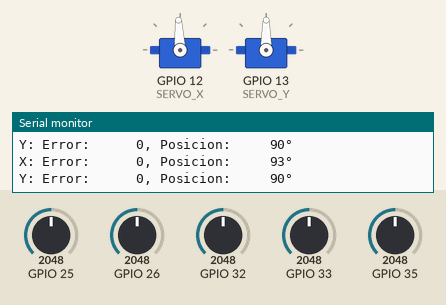
This sketch was run on a simulated ESP32. Shown: 2 × servo, the last lines printed to the serial monitor. The inputs (shaded band) are chosen by the test bench; at power-on: GPIO 33 = 2048, GPIO 35 = 2048, GPIO 32 = 2048, GPIO 26 = 2048, GPIO 25 = 2048.

Above: at 1.2 s.
1.3 s: GPIO 33 set to 2160
At 2.7 s:
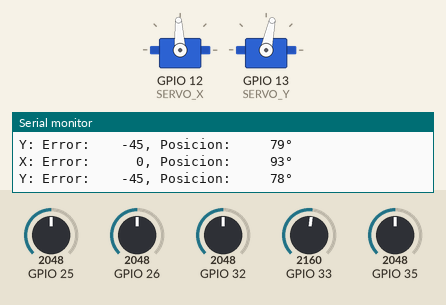
4.3 s: GPIO 35 set to 2151
At 4.97 s:
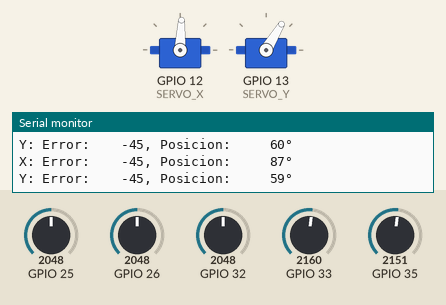
7.3 s: GPIO 32 set to 2139
At 7.36 s:
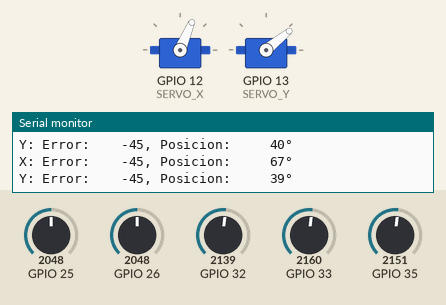
10.3 s: GPIO 35 set to 1228
At 11.42 s:
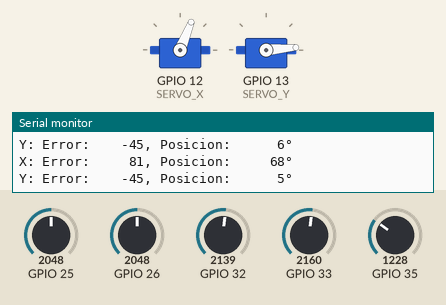
13.3 s: GPIO 26 set to 2866
16.3 s: GPIO 25 set to 2866
At 16.44 s:
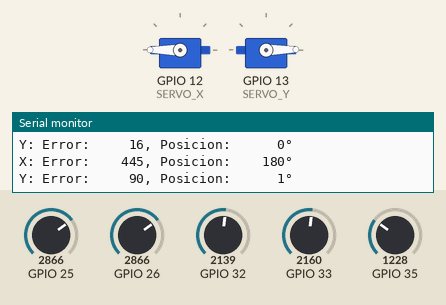
Timing chart, 0 to 22.6 s (numbered marks = the images above; inputs shaded):
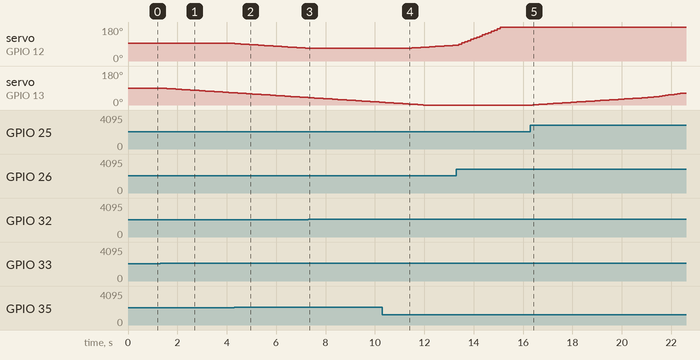

The sketch:

Seguidor_Solar.ino
```cpp
#include <ESP32Servo.h>

#define LDR_X_UP        35   // Pin LDR eje x positivo
#define LDR_X_DOWN      32   // Pin LDR eje x negativo
#define LDR_Y_UP        33   // Pin LDR eje y positivo
#define LDR_Y_DOWN      25   // Pin LDR eje y negativo
#define LDR_CENTER      26   // Pin LDR central

#define SERVO_X         12  // Pin Servo horizontal
#define SERVO_Y         13  // Pin Servo vertical

#define SETPOINT_X      93  // Grados del punto de inicio del servo horizontal
#define SETPOINT_Y      90  // Grados del punto de inicio del servo vertical

#define KP              0.001 // Constante proporcional
#define KI              0.001 // Constante integral
#define KD              0.001 // Constante derivativa

#define CANTIDAD_SERVOS 2   // Cantidad de servos que se controlarán
enum servo {X, Y};          // Nombre de las posiciones de cada servo

// variables internas del controlador
unsigned long previousTime;
double lastError, acumError;

//estructura para funciones de los servos
struct data_servo {
  unsigned long previousTime;
  double lastError;
  double acumError;
  int position;
};

typedef struct data_servo DATA_SERVO;

DATA_SERVO servos[CANTIDAD_SERVOS];

Servo servo_x;
Servo servo_y;

double calcularPID(double error, DATA_SERVO servo);
int leer(int pin);
int calcular_angulo_error(int up, int center, int down);

void setup() {
  Serial.begin(9600);

  // Inicializar servos
  servo_x.attach(SERVO_X);
  servo_y.attach(SERVO_Y);
  servo_x.write(SETPOINT_X);
  servo_y.write(SETPOINT_Y);

  // Inicializar memoria servos
  for (int i = 0; i < CANTIDAD_SERVOS; i++) {
    servos[i].previousTime = millis();
    servos[i].lastError = 0;
    servos[i].acumError = 0;
  }
  servos[X].position = SETPOINT_X;
  servos[Y].position = SETPOINT_Y;
}

void loop() {
  //Lecturas de los sensores LDR, linea 114.
  int x_up        = leer(LDR_X_UP);
  int x_down      = leer(LDR_X_DOWN);
  int y_up        = leer(LDR_Y_UP);
  int y_down      = leer(LDR_Y_DOWN);
  int center      = leer(LDR_CENTER);

  //Serial.printf("X up: %6d, center: %6d, X down: %6d\n", x_up, center, x_down);

  //calcula el error de angulo con los LDRs, linea 125.
  int angulo_error_x = calcular_angulo_error(x_up, center, x_down);
  int angulo_error_y = calcular_angulo_error(y_up, center, y_down);

  servos[X].position = servos[X].position + calcularPID(angulo_error_x, servos[X]);
  servos[Y].position = servos[Y].position + calcularPID(angulo_error_y, servos[Y]);

  //bloqueo de servos encuanto a angulos
  for (int i = 0; i < CANTIDAD_SERVOS; i++) {
    servos[i].position = servos[i].position > 180 ? 180 : servos[i].position;
    servos[i].position = servos[i].position < 0   ? 0   : servos[i].position;
  }

  Serial.printf("X: Error: %6d, Posicion: %6d°\n", angulo_error_x, servos[X].position); //calcula el error del eje X y la posisión del LDR acomparación del sol
  Serial.printf("Y: Error: %6d, Posicion: %6d°\n", angulo_error_y, servos[Y].position); //calcula el error del eje Y y la posisión del LDR acomparación del sol

  servo_x.write(servos[X].position);
  servo_y.write(servos[Y].position);

  // Tiempo de muestreo del controlador PID,
  // debe dar suficiente tiempo de actuar a los servomotores pero no tanto que el movimiento se vea pausado.
  delay(100);
}

double calcularPID(double error, DATA_SERVO servo) {
        unsigned long currentTime = millis();                                      // obtener el tiempo actual
        double elapsedTime = (double)(currentTime - servo.previousTime) / 1000;    // calcular el tiempo transcurrido

        servo.acumError += error * elapsedTime;                                    // calcular la integral del error
        double rateError = (error - servo.lastError) / elapsedTime;                // calcular la derivada del error

        double output = KP*error + KI*servo.acumError + KD*rateError;              // calcular la salida del PID

        servo.lastError = error;                                                   // almacenar error anterior
        servo.previousTime = currentTime;                                          // almacenar el tiempo anterior

        return output;
}

// Esta función actua como un filtro pasabajos para sacar el ruido de la señal.
int leer(int pin) {
  unsigned int reads = 0;

  for (int i = 0; i < 16; i++) {
    reads += analogRead(pin);
  }

  return 4096 - (reads >> 4);
}

// La idea de ésta función es medio que triangular la posición del sol en un eje, devolviendo el angulo de error, positivo up, degativo down.
int calcular_angulo_error(int up, int center, int down) {
  int tolerancia = 50;
  int angulo_max = 90 ;

  //calcula si tiene mas valor el up o down.
  if (abs(up - down) < tolerancia) {
    return 0;
  }
  int signo = (up > down) ? 1 : -1;

  // si o si, uno de los LDR extremos debe tener sombra, determinar cual es para usar como punto de referencia.
  int punto_sombra = (up < down) ? up : down;
  int punto_comparacion = (up > down) ? up : down;

  punto_comparacion = punto_comparacion - punto_sombra;
  int punto_central = center - punto_sombra;

  int maximo = punto_central + punto_comparacion;

  return ((punto_comparacion * angulo_max) / maximo) * signo;
}
```

Measured:
- the behaviour switches between 2097 and 2098 on GPIO 33 (found by bisection; images 0 and 1)
- the behaviour switches between 2097 and 2098 on GPIO 35 (found by bisection; images 1 and 2)
- the behaviour switches between 2101 and 2102 on GPIO 32 (found by bisection; images 2 and 3)
- after the input at 1.3 s, servo on GPIO 13 (SERVO_Y): moves from 90° to 65° over 2.9 s, starting at once
- after the input at 4.3 s, servo on GPIO 12 (SERVO_X): moves from 93° to 68° over 2.9 s, starting at once
- after the input at 7.3 s, servo on GPIO 12 (SERVO_X): goes on until 7.3 s, then stays 67°
- after the input at 10.3 s, servo on GPIO 12 (SERVO_X): moves from 67° to 84° over 1.9 s, starting after 1.1 s
- after the input at 16.3 s, servo on GPIO 13 (SERVO_Y): moves from 0° to 63° over 6.1 s, starting after 0.09 s
